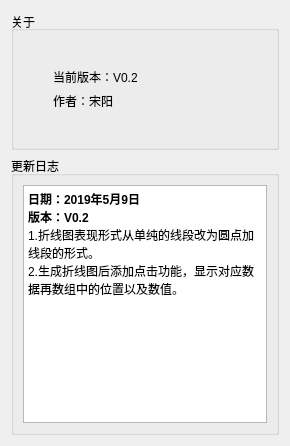
<?xml version="1.0" encoding="UTF-8"?>
<ui version="4.0">
 <class>Dialog</class>
 <widget class="QDialog" name="Dialog">
  <property name="windowModality">
   <enum>Qt::NonModal</enum>
  </property>
  <property name="geometry">
   <rect>
    <x>0</x>
    <y>0</y>
    <width>290</width>
    <height>446</height>
   </rect>
  </property>
  <property name="sizePolicy">
   <sizepolicy hsizetype="Preferred" vsizetype="Preferred">
    <horstretch>0</horstretch>
    <verstretch>0</verstretch>
   </sizepolicy>
  </property>
  <property name="minimumSize">
   <size>
    <width>290</width>
    <height>446</height>
   </size>
  </property>
  <property name="maximumSize">
   <size>
    <width>290</width>
    <height>446</height>
   </size>
  </property>
  <property name="focusPolicy">
   <enum>Qt::NoFocus</enum>
  </property>
  <property name="windowTitle">
   <string>更新日志</string>
  </property>
  <property name="sizeGripEnabled">
   <bool>false</bool>
  </property>
  <property name="modal">
   <bool>false</bool>
  </property>
  <layout class="QVBoxLayout" name="verticalLayout" stretch="1,2">
   <item>
    <widget class="QGroupBox" name="groupBox">
     <property name="title">
      <string>关于</string>
     </property>
     <property name="alignment">
      <set>Qt::AlignLeading|Qt::AlignLeft|Qt::AlignVCenter</set>
     </property>
     <layout class="QVBoxLayout" name="verticalLayout_2">
      <item>
       <spacer name="verticalSpacer_2">
        <property name="orientation">
         <enum>Qt::Vertical</enum>
        </property>
        <property name="sizeHint" stdset="0">
         <size>
          <width>20</width>
          <height>40</height>
         </size>
        </property>
       </spacer>
      </item>
      <item>
       <widget class="QLabel" name="label">
        <property name="enabled">
         <bool>true</bool>
        </property>
        <property name="sizePolicy">
         <sizepolicy hsizetype="MinimumExpanding" vsizetype="Fixed">
          <horstretch>0</horstretch>
          <verstretch>0</verstretch>
         </sizepolicy>
        </property>
        <property name="cursor">
         <cursorShape>ArrowCursor</cursorShape>
        </property>
        <property name="layoutDirection">
         <enum>Qt::LeftToRight</enum>
        </property>
        <property name="text">
         <string>当前版本：V0.2</string>
        </property>
        <property name="alignment">
         <set>Qt::AlignLeading|Qt::AlignLeft|Qt::AlignVCenter</set>
        </property>
        <property name="margin">
         <number>0</number>
        </property>
        <property name="indent">
         <number>30</number>
        </property>
       </widget>
      </item>
      <item>
       <widget class="QLabel" name="label_2">
        <property name="sizePolicy">
         <sizepolicy hsizetype="Preferred" vsizetype="Fixed">
          <horstretch>0</horstretch>
          <verstretch>0</verstretch>
         </sizepolicy>
        </property>
        <property name="text">
         <string>作者：宋阳</string>
        </property>
        <property name="indent">
         <number>30</number>
        </property>
       </widget>
      </item>
      <item>
       <spacer name="verticalSpacer">
        <property name="orientation">
         <enum>Qt::Vertical</enum>
        </property>
        <property name="sizeHint" stdset="0">
         <size>
          <width>20</width>
          <height>40</height>
         </size>
        </property>
       </spacer>
      </item>
     </layout>
    </widget>
   </item>
   <item>
    <widget class="QGroupBox" name="groupBox_2">
     <property name="title">
      <string>更新日志</string>
     </property>
     <layout class="QVBoxLayout" name="verticalLayout_3">
      <item>
       <widget class="QTextBrowser" name="textBrowser">
        <property name="html">
         <string>&lt;!DOCTYPE HTML PUBLIC &quot;-//W3C//DTD HTML 4.0//EN&quot; &quot;http://www.w3.org/TR/REC-html40/strict.dtd&quot;&gt;
&lt;html&gt;&lt;head&gt;&lt;meta name=&quot;qrichtext&quot; content=&quot;1&quot; /&gt;&lt;style type=&quot;text/css&quot;&gt;
p, li { white-space: pre-wrap; }
&lt;/style&gt;&lt;/head&gt;&lt;body style=&quot; font-family:'SimSun'; font-size:9pt; font-weight:400; font-style:normal;&quot;&gt;
&lt;p style=&quot; margin-top:0px; margin-bottom:0px; margin-left:0px; margin-right:0px; -qt-block-indent:0; text-indent:0px;&quot;&gt;&lt;span style=&quot; font-weight:600;&quot;&gt;日期：2019年5月9日	&lt;/span&gt;&lt;/p&gt;
&lt;p style=&quot; margin-top:0px; margin-bottom:0px; margin-left:0px; margin-right:0px; -qt-block-indent:0; text-indent:0px;&quot;&gt;&lt;span style=&quot; font-weight:600;&quot;&gt;版本：V0.2&lt;/span&gt;&lt;/p&gt;
&lt;p style=&quot; margin-top:0px; margin-bottom:0px; margin-left:0px; margin-right:0px; -qt-block-indent:0; text-indent:0px;&quot;&gt;1.折线图表现形式从单纯的线段改为圆点加线段的形式。&lt;/p&gt;
&lt;p style=&quot; margin-top:0px; margin-bottom:0px; margin-left:0px; margin-right:0px; -qt-block-indent:0; text-indent:0px;&quot;&gt;2.生成折线图后添加点击功能，显示对应数据再数组中的位置以及数值。&lt;/p&gt;
&lt;p style=&quot;-qt-paragraph-type:empty; margin-top:0px; margin-bottom:0px; margin-left:0px; margin-right:0px; -qt-block-indent:0; text-indent:0px;&quot;&gt;&lt;br /&gt;&lt;/p&gt;&lt;/body&gt;&lt;/html&gt;</string>
        </property>
       </widget>
      </item>
     </layout>
    </widget>
   </item>
  </layout>
 </widget>
 <resources/>
 <connections/>
</ui>
